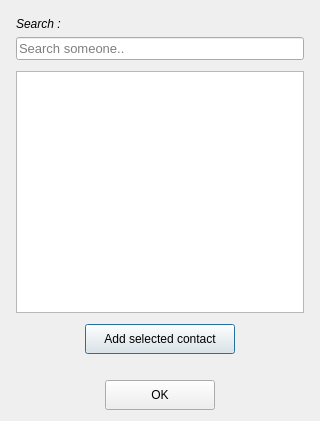
<?xml version="1.0" encoding="UTF-8"?>
<ui version="4.0">
 <class>AddContactDiag</class>
 <widget class="QDialog" name="AddContactDiag">
  <property name="geometry">
   <rect>
    <x>0</x>
    <y>0</y>
    <width>320</width>
    <height>421</height>
   </rect>
  </property>
  <property name="windowTitle">
   <string>Add contact</string>
  </property>
  <layout class="QVBoxLayout" name="verticalLayout_2">
   <item>
    <layout class="QVBoxLayout" name="verticalLayout" stretch="1,7,1">
     <item>
      <layout class="QVBoxLayout" name="verticalLayout_4" stretch="2,4">
       <property name="topMargin">
        <number>6</number>
       </property>
       <item>
        <layout class="QHBoxLayout" name="horizontalLayout_6">
         <property name="leftMargin">
          <number>5</number>
         </property>
         <property name="topMargin">
          <number>0</number>
         </property>
         <item alignment="Qt::AlignBottom">
          <widget class="QLabel" name="label">
           <property name="font">
            <font>
             <family>Tahoma</family>
             <pointsize>9</pointsize>
             <italic>true</italic>
            </font>
           </property>
           <property name="text">
            <string>Search :</string>
           </property>
          </widget>
         </item>
        </layout>
       </item>
       <item>
        <layout class="QHBoxLayout" name="horizontalLayout_7">
         <property name="leftMargin">
          <number>5</number>
         </property>
         <property name="rightMargin">
          <number>5</number>
         </property>
         <item alignment="Qt::AlignTop">
          <widget class="QLineEdit" name="lineEdit">
           <property name="font">
            <font>
             <family>Tahoma</family>
             <pointsize>10</pointsize>
            </font>
           </property>
           <property name="text">
            <string/>
           </property>
           <property name="placeholderText">
            <string>Search someone..</string>
           </property>
          </widget>
         </item>
        </layout>
       </item>
      </layout>
     </item>
     <item>
      <layout class="QVBoxLayout" name="verticalLayout_3" stretch="10,2">
       <item>
        <layout class="QHBoxLayout" name="horizontalLayout">
         <property name="leftMargin">
          <number>5</number>
         </property>
         <property name="topMargin">
          <number>5</number>
         </property>
         <property name="rightMargin">
          <number>5</number>
         </property>
         <property name="bottomMargin">
          <number>5</number>
         </property>
         <item>
          <widget class="QListWidget" name="listWidget"/>
         </item>
        </layout>
       </item>
       <item>
        <layout class="QHBoxLayout" name="horizontalLayout_3">
         <item alignment="Qt::AlignTop">
          <widget class="QPushButton" name="pushButton_2">
           <property name="minimumSize">
            <size>
             <width>150</width>
             <height>30</height>
            </size>
           </property>
           <property name="maximumSize">
            <size>
             <width>150</width>
             <height>30</height>
            </size>
           </property>
           <property name="text">
            <string>Add selected contact</string>
           </property>
          </widget>
         </item>
        </layout>
       </item>
      </layout>
     </item>
     <item>
      <layout class="QHBoxLayout" name="horizontalLayout_2">
       <item>
        <widget class="QPushButton" name="pushButton">
         <property name="minimumSize">
          <size>
           <width>110</width>
           <height>30</height>
          </size>
         </property>
         <property name="maximumSize">
          <size>
           <width>110</width>
           <height>30</height>
          </size>
         </property>
         <property name="font">
          <font>
           <family>Tahoma</family>
           <pointsize>9</pointsize>
          </font>
         </property>
         <property name="text">
          <string>OK</string>
         </property>
        </widget>
       </item>
      </layout>
     </item>
    </layout>
   </item>
  </layout>
 </widget>
 <resources/>
 <connections/>
</ui>
